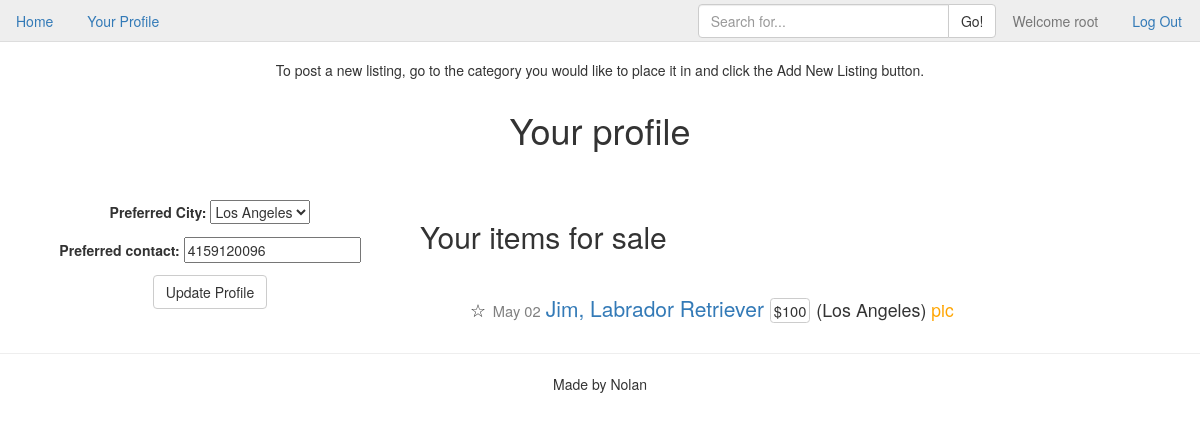
/register/profile/ (signed in), run on the app's committed database.
### cl_app/models.py (models this page shows, shortened)
class Profile(models.Model):
    user = models.OneToOneField('auth.User')
    profile_city = models.ForeignKey(City, verbose_name='Preferred City', null=True)
    preferred_contact = models.CharField(max_length=30, null=True)

class Listing(models.Model):
    user = models.ForeignKey('auth.User')
    listing_city = models.ForeignKey(City)
    category = models.ForeignKey(ListingType)
    name = models.CharField(max_length=40)
    breed = models.CharField(max_length=40)
    price = models.IntegerField()
    description = models.TextField()
    photo = models.ImageField(upload_to="listing_photos", null=True, blank=True, verbose_name="Listing Photo")
    created = models.DateTimeField(auto_now_add=True)
    class Meta:
        ordering = ['-created']

class City(models.Model):
    city = models.CharField(max_length=20)
    def __str__(self):
        return self.city

### cl_app/views.py (the view)
# urls.py: url(r'^register/profile/$', ProfileView.as_view(), name='profile_view'),
class ProfileView(LoginRequiredMixin, UpdateView):
    fields = ['profile_city', 'preferred_contact']
    success_url = reverse_lazy("index_view")
    def get_object(self, queryset=None):
        return self.request.user.profile
    def get_context_data(self, **kwargs):
        context = super().get_context_data(**kwargs)
        context['user_listings'] = Listing.objects.filter(user=self.request.user)
        return context

### templates/cl_app/profile_form.html (shortened to what this page needs)
{% extends "base.html" %}
{% block body %}
    <h1 class="text-center">Your profile</h1>
    <br>
    <br>
    <div class="row">
        <div class="col-md-4">
            <form class="form-center text-center" action="" method="post">
                {{ form.as_p }}
                <input class="btn btn-default" type="submit" name="updateprofile" value="Update Profile">
            </form>
        </div>
        <div class="col-md-8">
            <h2>Your items for sale</h2>
            <br>
            {% for item in user_listings %}
            <div class="row listing-list">
                <p><small>&#9734;</small>
                    <span class="time">{{ item.created|date:"N d" }} </span>
                    <a href="{% url 'listing_detail_view' item.pk %}">{{ item.name }}, {{ item.breed }} </a>
                    <span class="price">${{ item.price }}</span>
                    <small>({{ item.listing_city }}) </small>
                    {% if item.photo %}
                    <span class="pic">pic</span>
                    {% endif %}
                </p>
            </div>
            {% empty %}
            <h4>Sorry, no items in this list.</h4>
            {% endfor %}
        </div>
    </div>
{% endblock %}

### templates/base.html (shortened to what this page needs)
{% load staticfiles %}
<!DOCTYPE html>
<html>
    <head>
        <link rel="stylesheet" href="{% static 'cl_app/css/bootstrap.min.css' %}">
        <link rel="stylesheet" href="{% static 'cl_app/css/main.css' %}">
    </head>
    <body>
        <ul class="nav nav-tabs navbar-fixed-top">
            <li role="presentation"><a href="{% url 'index_view' %}">Home</a></li>
            {% if request.user.is_authenticated %}
                <li role="presentation" class=""><a href="{% url 'profile_view' %}">Your Profile</a></li>
                <li role="presentation" class="pull-right"><a href="{% url 'logout' %}?next={% url 'index_view' %}">Log Out</a></li>
                <li role="presentation" class="disabled pull-right"><a href="#">Welcome {{ request.user }}</a></li>
            {% else %}
                <li role="presentation"><a href="{% url 'register_view' %}">Get an account</a></li>
                <li role="presentation"><a href="{% url 'login' %}">Login</a></li>
            {% endif %}
            <form id="searchform" action="{% url 'search_list_view' %}" method="get" accept-charset="utf-8">
                <div class="input-group col-md-3 pull-right">
                    <input class="form-control" id="searchbox" name="q" type="text" placeholder="Search for...">
                    <span class="input-group-btn">
                        <button class="btn btn-default" type="button">Go!</button>
                    </span>
                </div>
            </form>
        </ul>
        {% block hero %}
        <p class="text-center">To post a new listing, go to the category you would like to place it in and click the Add New Listing button.</p>
        {% endblock %}
        <div class="container">
            {% block body %}{% endblock %}
        </div>
    </body>
    <footer>
        <hr>
        <p class="text-center">Made by Nolan</p>
    </footer>
</html>

### cl_app/static/cl_app/css/main.css (style rules this page uses)
body { margin-top: 60px; }
.nav { background-color: #EEEEEE; }
.price { font-size: .7em; border: 1px solid #ccc; -webkit-border-radius: .25em; -moz-border-radius: .25em; border-radius: .25em; padding: 1px 3px; }
span.pic { color: orange; font-size: smaller; }
.time { font-size: 0.7em; line-height: 1em; padding: 1px; color: gray; vertical-align: middle; }
.listing-list { margin-left: 50px; margin-top: 10px; font-size: 1.5em; }
#searchform { margin-top: 4px; margin-right: 5px; }

### data on the page
Profile: profile_city "Los Angeles", preferred_contact "4159120096"
Listing: created "May 02", name "Jim", breed "Labrador Retriever", price "100", listing_city "Los Angeles", shows "pic"

### other printed values
{{ request.user }} "root"
